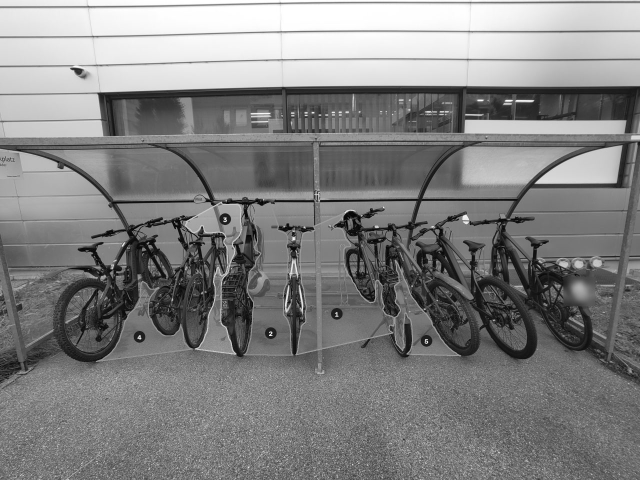
#> input picture code/find-my-bike-slot/web/photos/east.jpg, 1280 x 960 px (shown at 1/2 size)
$ python black_block_distance.py ../find-my-bike-slot/web/photos/east.jpg
#> lines starting #> are read from the running program, lines starting #| are printed output that depends on the picture; after the words box and inside, x2 and y2 are one past the last pixel; in counts of white or black regions, pixels touching at a corner belong together
"""Measure every lower-tip pair belonging to different black components.

No bicycle detector, silhouette merging, or anatomical wheel inference is used.
Multi-leg decisions are geometric and kept in the exported records.
"""
import argparse
import csv
import json
import math
from pathlib import Path

import cv2
import numpy as np


def lowest_pixel(mask):
    yy,xx = np.nonzero(mask)
    if not len(xx):
        raise ValueError('Cannot take the lowest pixel of an empty component')
    bottom = int(yy.max())
    xs = np.flatnonzero(mask[bottom])
    x = int(xs[np.argmin(np.abs(xs-np.median(xs)))])
    return [x,bottom]


def branch_tips(mask):
    """Look for substantial disconnected branches in the lower half.

    Scan cuts from 50% to 85% of height. A leg must contain at least 1% of
    the block area, extend 10% of height below the cut, and reach its bottom
    35% of height. Tips must be separated by at least 15% of block width.
    Prefer the earliest valid separation, preserving unequal-length legs.
    """
    h,w = mask.shape
    area = int(mask.sum())
    for cut in range(int(h*.50),max(int(h*.50)+1,int(h*.85)+1)):
        n,labels,stats,_ = cv2.connectedComponentsWithStats(mask[cut:].astype(np.uint8),8)
        tips = []
        for label in range(1,n):
            x,y,bw,bh,pixels = map(int,stats[label])
            if pixels < max(6,area*.01) or bh < max(3,h*.10):
                continue
            local = labels == label
            tip = lowest_pixel(local)
            tip[1] += cut
            if tip[1] < h*.65:
                continue
            tips.append(tip)
        tips.sort()
        if len(tips) >= 2 and tips[-1][0]-tips[0][0] >= max(4,w*.15):
            return tips,cut
    return [lowest_pixel(mask)],None


def analyze_black_blocks(image,min_area=None):
    grey = cv2.cvtColor(image,cv2.COLOR_BGR2GRAY) if image.ndim == 3 else image
    black = (grey < 128).astype(np.uint8)
    h,w = black.shape
    if min_area is None:
        min_area = max(20,round(h*w*.00002))
    n,labels,stats,_ = cv2.connectedComponentsWithStats(black,8)
    blocks,ignored = [],[]
    for label in range(1,n):
        x,y,bw,bh,pixels = map(int,stats[label])
        if pixels < min_area:
            ignored.append(dict(component_label=label,area_px=pixels,box=[x,y,x+bw,y+bh]))
            continue
        mask = labels[y:y+bh,x:x+bw] == label
        tips,cut = branch_tips(mask)
        global_tips = [[int(px+x),int(py+y)] for px,py in tips]
        low = lowest_pixel(mask)
        blocks.append(dict(component_label=label,box=[x,y,x+bw,y+bh],area_px=pixels,
            lowest_xy=[low[0]+x,low[1]+y],branch_tips_xy=global_tips,
            left_point_xy=global_tips[0],right_point_xy=global_tips[-1],
            multi_leg=len(tips)>1,branch_cut_y=None if cut is None else cut+y))
    blocks.sort(key=lambda b: ((b['box'][0]+b['box'][2])/2,b['box'][1],b['component_label']))
    for number,block in enumerate(blocks,1):
        block['block_id'] = number
    legs = []
    for block in blocks:
        for tip in block['branch_tips_xy']:
            legs.append(dict(block_id=block['block_id'],component_label=block['component_label'],point_xy=tip))
    legs.sort(key=lambda leg: (*leg['point_xy'],leg['block_id']))
    for number,leg in enumerate(legs,1):
        leg['leg_id'] = number
    distances,excluded = [],[]
    for i,left in enumerate(legs):
        for right in legs[i+1:]:
            if left['component_label'] == right['component_label']:
                excluded.append(dict(leg_ids=[left['leg_id'],right['leg_id']],
                    block_id=left['block_id'],reason='same_connected_black_component'))
                continue
            p,q = left['point_xy'],right['point_xy']
            distances.append(dict(gap_id=len(distances)+1,leg_ids=[left['leg_id'],right['leg_id']],
                block_ids=[left['block_id'],right['block_id']],endpoints_xy=[p,q],
                distance_px=round(math.dist(p,q),3),delta_x_px=q[0]-p[0],delta_y_px=q[1]-p[1]))
    # A readable overview shows only consecutive tips. The full matrix and CSV
    # contain every valid cross-component pair, with no missing long distances.
    lookup = {tuple(row['leg_ids']):row for row in distances}
    neighbours = [lookup[(left['leg_id'],right['leg_id'])] for left,right in zip(legs,legs[1:])
                  if left['component_label'] != right['component_label']]
    return dict(blocks=blocks,legs=legs,distances=distances,neighbour_distances=neighbours,
        excluded_same_component_pairs=excluded,ignored_small_components=ignored,
        minimum_component_area_px=min_area,connectivity=8,adjacency_axis='x',
        distance_unit='pixel',instance_grouping=False,physical_distance_calibrated=False,
        branch_rule='all_lower_branch_tips; single_tip_when_no_persistent_split',
        distance_rule='all_unordered_leg_pairs_except_same_connected_black_component')


def draw_result(image,result):
    grey = cv2.cvtColor(image,cv2.COLOR_BGR2GRAY) if image.ndim == 3 else image
    base = cv2.cvtColor(np.where(grey<128,0,255).astype(np.uint8),cv2.COLOR_GRAY2BGR)
    h,w = base.shape[:2]
    rows = math.ceil(len(result['neighbour_distances'])/3)
    corrected = 'perspective_scale_correction' in result
    metric = 'corrected_distance_ref_px' if corrected else 'distance_px'
    unit = 'refpx' if corrected else 'px'
    output = np.full((h+90+rows*28,w,3),255,np.uint8)
    output[:h] = base

    def label(text,origin,colour=(35,35,35),scale=.48):
        (tw,th),_ = cv2.getTextSize(text,cv2.FONT_HERSHEY_SIMPLEX,scale,1)
        x = max(2,min(w-tw-3,int(origin[0])))
        y = max(th+4,min(output.shape[0]-5,int(origin[1])))
        cv2.rectangle(output,(x-2,y-th-3),(x+tw+2,y+3),(255,255,255),-1)
        cv2.putText(output,text,(x,y),cv2.FONT_HERSHEY_SIMPLEX,scale,colour,1,cv2.LINE_AA)

    for block in result['blocks']:
        a,b,c,d = block['box']
        label('B%d'%block['block_id'],((a+c)//2-10,b-12),scale=.6)
    for leg in result['legs']:
        point = leg['point_xy']
        colour = (200,95,20)
        cv2.circle(output,tuple(point),7,(255,255,255),-1,cv2.LINE_AA)
        cv2.circle(output,tuple(point),5,colour,-1,cv2.LINE_AA)
        label('P%d'%leg['leg_id'],(point[0]-10,point[1]-14),colour)
    for number,row in enumerate(result['neighbour_distances'],1):
        p,q = row['endpoints_xy']
        colour = (50,55,220)
        cv2.line(output,tuple(p),tuple(q),colour,2,cv2.LINE_AA)
        mx,my = (p[0]+q[0])/2,(p[1]+q[1])/2
        ty = min(h-8,round(my+38+24*(number%2)))
        cv2.line(output,(round(mx),round(my)),(round(mx),ty-13),colour,1,cv2.LINE_AA)
        label('%.1f%s'%(row[metric],unit),(round(mx)-25,ty),colour)
    label('Approximate local-scale correction only; reference pixels, NOT metres.' if corrected else
          'P = leg tip; B = connected black block. Tips in the SAME block are never measured.',(20,h+28),scale=.6)
    label('%d tips | %d valid pairs | %d same-block pairs excluded | Lines show adjacent valid pairs only.'%
          (len(result['legs']),len(result['distances']),len(result['excluded_same_component_pairs'])),(20,h+54),scale=.52)
    col_width = w//3
    for i,row in enumerate(result['neighbour_distances']):
        col,table_row = i%3,i//3
        text = 'P%d -> P%d : %.3f %s'%(*row['leg_ids'],row[metric],unit)
        label(text,(20+col*col_width,h+83+table_row*28),scale=.56)
    return output


def draw_distance_matrix(result):
    legs = result['legs']
    cell,left,top = 82,120,115
    n = len(legs)
    output = np.full((top+(n+1)*cell+80,left+(n+1)*cell+20,3),255,np.uint8)
    def text(message,x,y,scale=.48,colour=(35,35,35)):
        cv2.putText(output,message,(x,y),cv2.FONT_HERSHEY_SIMPLEX,scale,colour,1,cv2.LINE_AA)
    corrected = 'perspective_scale_correction' in result
    metric = 'corrected_distance_ref_px' if corrected else 'distance_px'
    text('APPROXIMATE SCALE-CORRECTED DISTANCES (reference pixels)' if corrected else
         'ALL LEG-TIP DISTANCES (pixels)',20,30,.65)
    text('SAME = same connected black block: excluded; - = self; values shown to 0.1 pixel',20,60,.52)
    lookup = {tuple(r['leg_ids']):r[metric] for r in result['distances']}
    for i,leg in enumerate(legs):
        x,y = left+i*cell,top+i*cell
        text('P%d'%leg['leg_id'],x+18,top-28,.55)
        text('B%d'%leg['block_id'],x+18,top-8,.42)
        text('P%d B%d'%(leg['leg_id'],leg['block_id']),8,y+cell//2,.48)
        for j,other in enumerate(legs):
            cx,cy = left+j*cell,top+i*cell
            same = leg['component_label'] == other['component_label']
            fill = (225,225,225) if same else (247,253,247)
            cv2.rectangle(output,(cx,cy),(cx+cell,cy+cell),fill,-1)
            cv2.rectangle(output,(cx,cy),(cx+cell,cy+cell),(195,195,195),1)
            value = '-' if i == j else ('SAME' if same else '%.1f'%lookup[tuple(sorted((leg['leg_id'],other['leg_id'])))])
            (tw,_),_ = cv2.getTextSize(value,cv2.FONT_HERSHEY_SIMPLEX,.43,1)
            text(value,cx+(cell-tw)//2,cy+cell//2+5,.43)
    text('%d unique valid pairs; %d within-block pairs excluded.'%
         (len(result['distances']),len(result['excluded_same_component_pairs'])),20,top+n*cell+40,.55)
    return output


def main():
    parser = argparse.ArgumentParser()
    parser.add_argument('input',type=Path)
    parser.add_argument('--output',type=Path,default=Path(__file__).resolve().parent/'independent_leg_distances_20261028')
    args = parser.parse_args()
    image = cv2.imdecode(np.fromfile(str(args.input),np.uint8),cv2.IMREAD_GRAYSCALE)
#> image is the input picture: shape (960, 1280); min 0, max 255, mean 129.7
    if image is None:
        raise ValueError('Cannot read input image')
    result = analyze_black_blocks(image)
#> in analyze_black_blocks, `black = (grey < 128).astype(np.uint8)`:
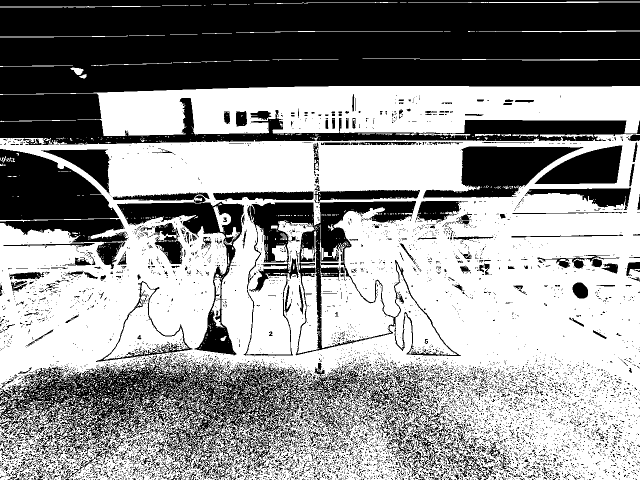
#> black: shape (960, 1280) (shown at 1/2 size); values 0 (black) and 1 (white), 58% white; 8520 black regions (7928 under 20 px), largest, box (x1, y1, x2, y2) and area: (0, 0, 1280, 188) 220580, (0, 712, 762, 960) 55314, (0, 187, 1280, 290) 43450
#> in analyze_black_blocks, `n,labels,stats,_ = cv2.connectedComponentsWithStats(black,8)`:
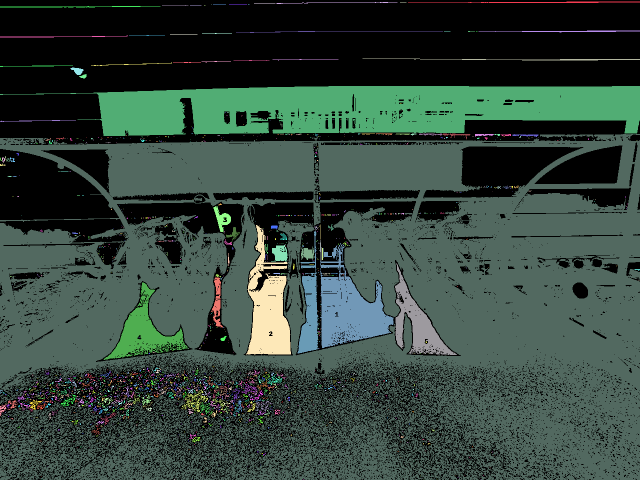
#> labels: shape (960, 1280) int32 (shown at 1/2 size); 2399 distinct labels, from 0 to 2398; one colour per label, 0 black
#> in analyze_black_blocks, `n,labels,stats,_ = cv2.connectedComponentsWithStats(black,8)`: n = 2399; stats = 2399 rows, first 6: [0, 0, 1280, 960, 516098], [816, 3, 464, 3, 847], [553, 4, 242, 4, 273], [800, 5, 13, 1, 13], [508, 7, 43, 1, 43], [423, 9, 1, 1, 1]
#> the loop in analyze_black_blocks, `for label in range(1,n):` made 2398 passes
#> (bw, bh, pixels) on passes 3, 5, 8: (13, 1, 13), (1, 1, 1), (3, 1, 3)
    # Geometry checks use the supplied image and do not rerun or tune analysis.
    for block in result['blocks']:
        for x,y in block['branch_tips_xy']:
            assert image[y,x] < 128
    leg_count = len(result['legs'])
    assert len(result['distances'])+len(result['excluded_same_component_pairs']) == leg_count*(leg_count-1)//2
    for row in result['distances']:
        assert row['block_ids'][0] != row['block_ids'][1]
        assert abs(math.dist(*row['endpoints_xy'])-row['distance_px']) <= .00051
    args.output.mkdir(parents=True,exist_ok=True)
    cv2.imencode('.png',draw_result(image,result))[1].tofile(str(args.output/'annotated.png'))
#> in draw_result, `output = np.full((h+90+rows*28,w,3),255,np.uint8)`: output: shape (2786, 1280, 3); every value is 255
#> in draw_result, `output[:h] = base`:
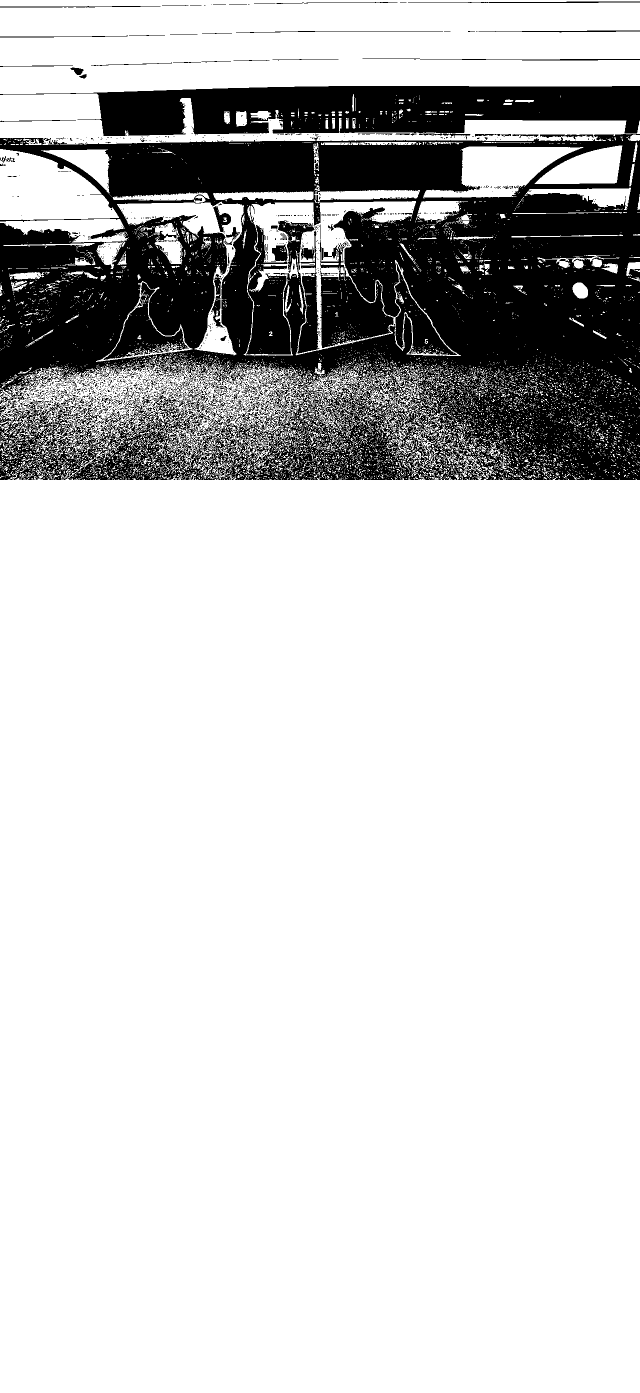
#> output: shape (2786, 1280, 3) (shown at 1/2 size); 80% white; 2398 black regions (2189 under 20 px), largest, box (x1, y1, x2, y2) and area: (0, 268, 1280, 960) 554396, (0, 172, 1280, 272) 85798, (640, 486, 787, 696) 14916
#> after the loop in draw_result, `for leg in result['legs']:`:
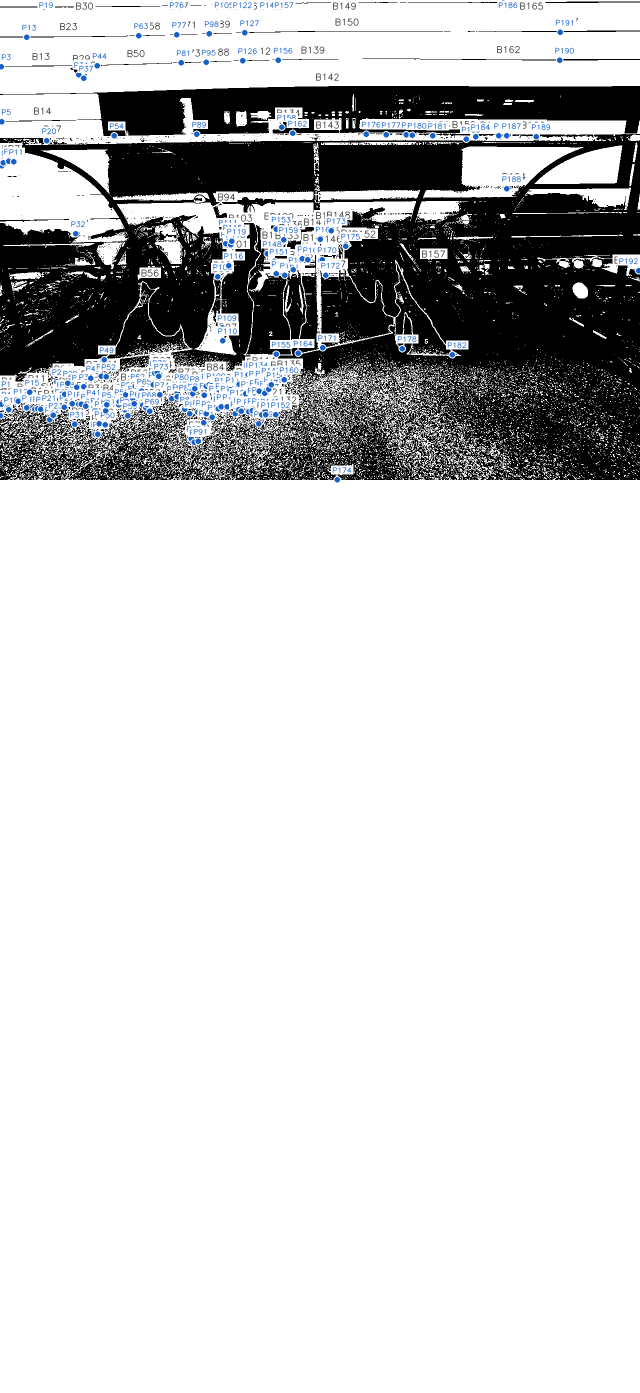
#> output: shape (2786, 1280, 3) (shown at 1/2 size); 2.74% of pixels changed, all inside (x1, y1, x2, y2) = (0, 0, 1280, 966); drawn as B, G, R
#> after the loop in draw_result, `for number,row in enumerate(result['neighbour_distances'],1):`:
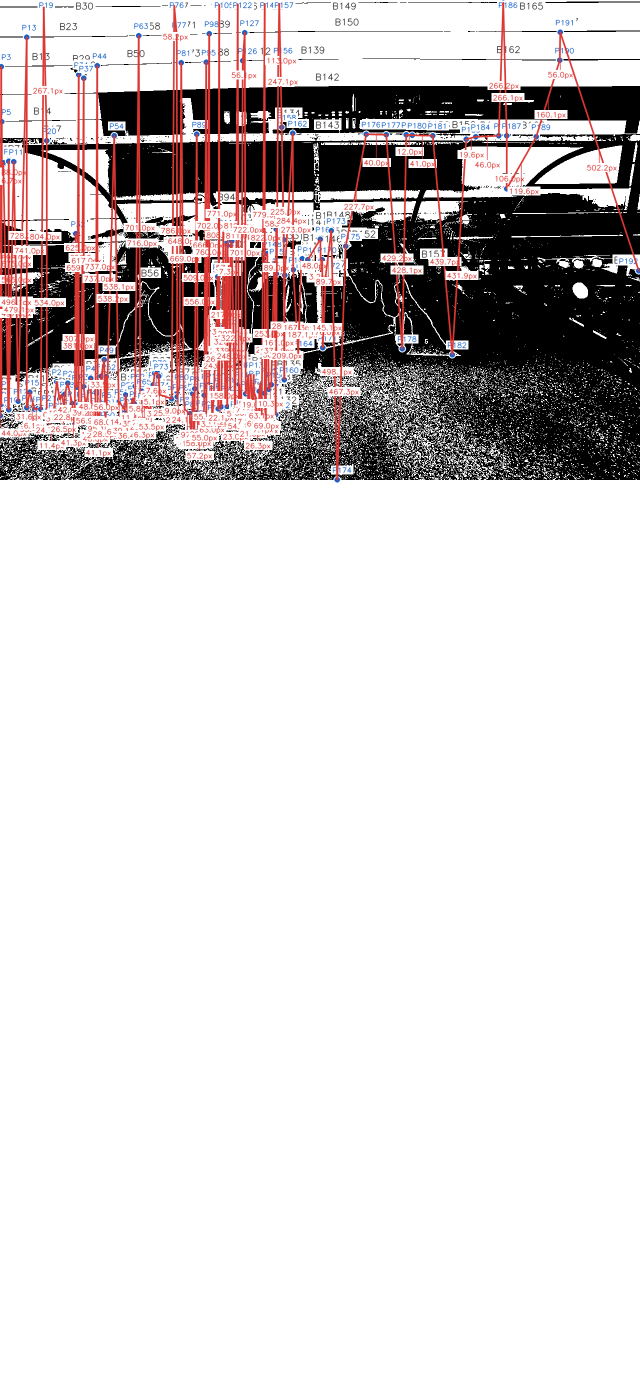
#> output: shape (2786, 1280, 3) (shown at 1/2 size); 6.46% of pixels changed, all inside (x1, y1, x2, y2) = (0, 4, 1280, 962); drawn as B, G, R
    cv2.imencode('.png',draw_distance_matrix(result))[1].tofile(str(args.output/'distance_matrix.png'))
    result['source'] = str(args.input.resolve())
    (args.output/'results.json').write_text(json.dumps(result,indent=2),encoding='utf-8')
    with (args.output/'distances.csv').open('w',newline='',encoding='utf-8-sig') as handle:
        writer = csv.writer(handle)
        writer.writerow(['编号','腿点1','腿点2','黑影1','黑影2','点1_X','点1_Y','点2_X','点2_Y','距离_像素'])
        for row in result['distances']:
            writer.writerow([row['gap_id'],*row['leg_ids'],*row['block_ids'],*row['endpoints_xy'][0],*row['endpoints_xy'][1],row['distance_px']])
    print(json.dumps(dict(blocks=len(result['blocks']),legs=leg_count,valid_pairs=len(result['distances']),
        excluded_same_component_pairs=len(result['excluded_same_component_pairs']),
        adjacent_valid_pairs=len(result['neighbour_distances']),
        ignored_small_components=len(result['ignored_small_components']))),flush=True)
#| {"blocks": 168, "legs": 192, "valid_pairs": 18310, "excluded_same_component_pairs": 26, "adjacent_valid_pairs": 186, "ignored_small_components": 2230}


if __name__ == '__main__':
    main()
